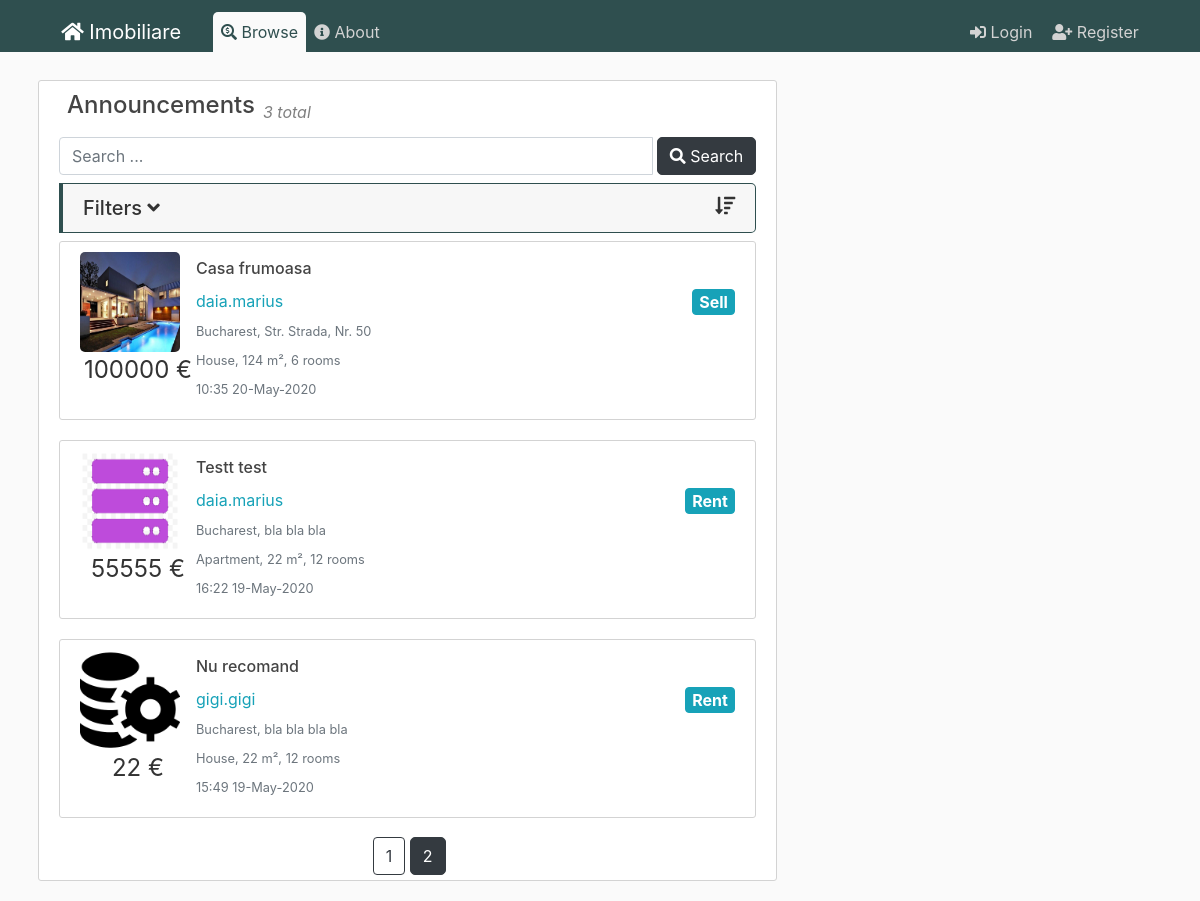
Page /posts?page=2 on the committed database.
### flaskblog/models.py (models this page shows, shortened)
class Post(db.Model):
    id = db.Column(db.Integer, primary_key=True)
    title = db.Column(db.String(100), nullable=False)
    date_posted = db.Column(db.DateTime, nullable=False, default=datetime.utcnow)
    content = db.Column(db.Text, nullable=False)
    user_id = db.Column(db.Integer, db.ForeignKey('user.id'), nullable=False)
    city_id = db.Column(db.Integer, db.ForeignKey('city.id'), nullable=False)
    anouncement_type = db.Column(db.String(20), nullable=False)
    house_type = db.Column(db.String(20), nullable=False)
    price = db.Column(db.Integer, nullable=False)
    square_meters = db.Column(db.Integer, nullable=False)
    number_rooms = db.Column(db.Integer, nullable=False)
    address = db.Column(db.String(100), nullable=False)
    phonenumber = db.Column(db.String(15), nullable=True)
    post = db.relationship('Image')
    favorited = db.relationship('User', secondary=user_favorites)

class Image(db.Model):
    id = db.Column(db.Integer, primary_key=True)
    name = db.Column(db.String(100), nullable=False)
    post_id = db.Column(db.Integer, db.ForeignKey('post.id'), nullable=False)
    post = db.relationship('Post', backref='images', lazy=True)

class User(db.Model, UserMixin):
    id = db.Column(db.Integer, primary_key=True)
    username = db.Column(db.String(20), unique=True, nullable=False)
    email = db.Column(db.String(120), unique=True, nullable=False)
    phonenumber = db.Column(db.String(15), nullable=False)
    image_file = db.Column(db.String(20), nullable=False, default='default.jpg')
    password = db.Column(db.String(60), nullable=False)
    posts = db.relationship('Post', backref='author', lazy=True)
    favorites = db.relationship('Post', secondary=user_favorites)

class City(db.Model):
    id = db.Column(db.Integer, primary_key=True)
    name = db.Column(db.String(100), nullable=False)
    country_id = db.Column(db.Integer, db.ForeignKey('country.id'), nullable=False)
    country = db.relationship('Country', back_populates="cities")
    posts = db.relationship('Post', backref='city', lazy=True)

### flaskblog/posts/routes.py (the view)
@posts.route("/posts")
def browse():
    page = request.args.get('page', 1, type=int)
    posts = Post.query.order_by(Post.date_posted.desc()).paginate(page=page, per_page=5)
    cities = City.query.all()
    countries = Country.query.all()
    if not posts:
        posts=[]
    return render_template('browse.html', posts=posts,cities=cities,countries=countries)

### flaskblog/templates/browse.html (shortened to what this page needs)
{% extends "layout.html" %}
{% set active_page = "announcements" %}
{% block content %}
<article class="media content-section content-fit">
  <div class="media-body">
    <div class="article-metadata d-flex flex-row  position-relative">
      <h4 class="pl-2 article-title">Announcements</h4>
      <div class="pl-2 pb-1 align-self-end">
        <em class="gray">
          {{ posts.items|length }} total
        </em>
      </div>
    </div>
    <div>
      <form action="">
        <div class="input-group mt-2 mb-2">
          <input type="text" class="form-control" placeholder="Search ...">
          <div class="input-group-btn">
            <button type="submit" class="btn btn-dark ml-1">
              <i class="fas fa-search"></i> Search
            </button>
          </div>
        </div>
      </form>
      <div class="accordion md-accordion mb-2" id="accordionEx1" role="tablist" aria-multiselectable="true">
        <div class="card check-card">
          <div class="card-header" role="tab" id="headingTwo1">
            <a class="collapsed" data-toggle="collapse" data-parent="#accordionEx1" href="#collapseTwo1"
              aria-expanded="false" aria-controls="collapseTwo1">
              <h5 class="mb-0">
                <i class="fas fa-sort-amount-down float-right"></i>Filters <i class="fas fa-angle-down rotate-icon"></i>
              </h5>
            </a>
          </div>
        </div>
      </div>
      {% for post in posts.items %}
      <article class="media content-section table-row" data-href="{{ url_for('posts.post', post_id=post.id) }}">
        <div class="article-metadata">
          {% if post.images[0] %}
          <img class="article-img" src="/static/post_pics/{{post.images[0].name}}">
          {% else %}
          <img class="rounded-circle article-img" src="{{ url_for('static', filename='defaults/house.png') }}">
          {% endif %}
          <p class="article-price text-center">{{post.price}} €</p>
        </div>
        <div class="media-body">
          <h4><a class="article-title" href="{{ url_for('posts.post', post_id=post.id) }}">{{ post.title }}</a></h4>
          <div class="article-metadata">
            <a class="mr-2"
              href="{{ url_for('users.user_posts', username=post.author.username) }}">{{ post.author.username }}</a>
            <a class="btn btn-info badge float-right article-type">{{ post.anouncement_type }}</a>
          </div>
          <div class="article-metadata">
            <small class="text-muted">{{post.city.name}}, {{post.address}}</small>
          </div>
          <div class="article-metadata">
            <small class="text-muted">{{post.house_type}}, {{post.square_meters}} m², {{post.number_rooms}} rooms</small>
          </div>
          <div class="article-metadata">
            <small class="text-muted">{{ post.date_posted.strftime('%H:%M %d-%B-%Y') }}</small>
          </div>
        </div>
      </article>
      {% endfor %}
    </div>
    <div class="p-3">
    </div>
    <div class="pagination-bottom">
      <div class="text-center">
      {% for page_num in posts.iter_pages(left_edge=1, right_edge=1, left_current=1, right_current=2) %}
        {% if page_num %}
            {% if posts.page == page_num %}
                <a class="btn btn-dark" href="{{ url_for('posts.browse', page=page_num) }}">{{page_num}}</a>
            {% else %}
                <a class="btn btn-outline-dark" href="{{ url_for('posts.browse', page=page_num) }}">{{page_num}}</a>
            {% endif %}
        {% endif %}
      {% endfor %}
      </div>
  </div>
  </div>
</article>
{% endblock content %}

### flaskblog/static/css/main.css (style rules this page uses)
html { font-size: 16px; overflow-x: hidden; }
body { background: var(--bodybackground); color: var(--bodytextcolor); margin-top: 5rem; width: 100%; }
.content-fit { min-height: 70vh; position: relative; overflow-x:hidden !important; }
h1, h2, h3, h4, h5, h6 { color: var(--bodytextcolor); }
.content-section { background: var(--white); padding: 10px 20px; border: 1px solid var(--lightgray); border-radius: 3px; margin-bottom: 20px; }
.article-title { color: #444444; }
.article-img { height: 100px; width: 100px; margin-right: 16px; border-radius:5px; }
.article-price { font-size: 1.5rem; }
.article-type { font-size:1rem; }
.article-metadata { padding-bottom: 1px; margin-bottom: 4px; border-bottom: 1px solid #e3e3e3 }
a { color: var(--lightblue); font-size: 1rem; cursor: pointer; }
.position-relative { position: relative !important; }
.content-section { overflow: auto ; width:100% !important; overflow-x: hidden !important; }
.check-card { border-width: 1px 1px 1px 4px; border-color: var(--darkgreen); border-radius: 0; border-top-right-radius: 5px; border-bottom-right-radius: 5px; margin-bottom: 5px; }
:root { --darkgreen: #2F4F4F; --lightblue: #17a2b8; --dark: #343a40; --lightgreen: #28a745; --darkred: #b00020; --yellow: #ffc107; --white: white; --gray: gray; --lightgray: lightgray; --fadegray: #f3f3f3; --bodybackground: #fafafa; --bodytextcolor: #333333; --blueglow: rgba(41, 137, 167, 0.2); --whiteglow: rgba(254, 255, 205, 0.2); }
.gray { color: var(--gray); }
.article-metadata { border-bottom: none; }
.content-section { overflow-x: auto !important; }
.badge { color: var(--white) !important; }
.btn-dark { color:var(--white); border-radius: 5px; transition: 0.5s; }
.pagination-bottom { position: absolute; bottom:0; width: 95%; margin-bottom: 5px; }

### rows in the picture
Post: name (picture), price "100000", title "Casa frumoasa", author.username "daia.marius", anouncement_type "Sell", city.name "Bucharest", address "Str. Strada, Nr. 50", house_type "House", square_meters "124", number_rooms "6", date_posted "10:35 20-May-2020"
Post: name (picture), price "55555", title "Testt test", author.username "daia.marius", anouncement_type "Rent", city.name "Bucharest", address "bla bla bla", house_type "Apartment", square_meters "22", number_rooms "12", date_posted "16:22 19-May-2020"
Post: name (picture), price "22", title "Nu recomand", author.username "gigi.gigi", anouncement_type "Rent", city.name "Bucharest", address "bla bla bla bla", house_type "House", square_meters "22", number_rooms "12", date_posted "15:49 19-May-2020"

### other values in the picture
{{ posts.items|length }} "3"
{{ page_num }} "1"
{{ page_num }} "2"
